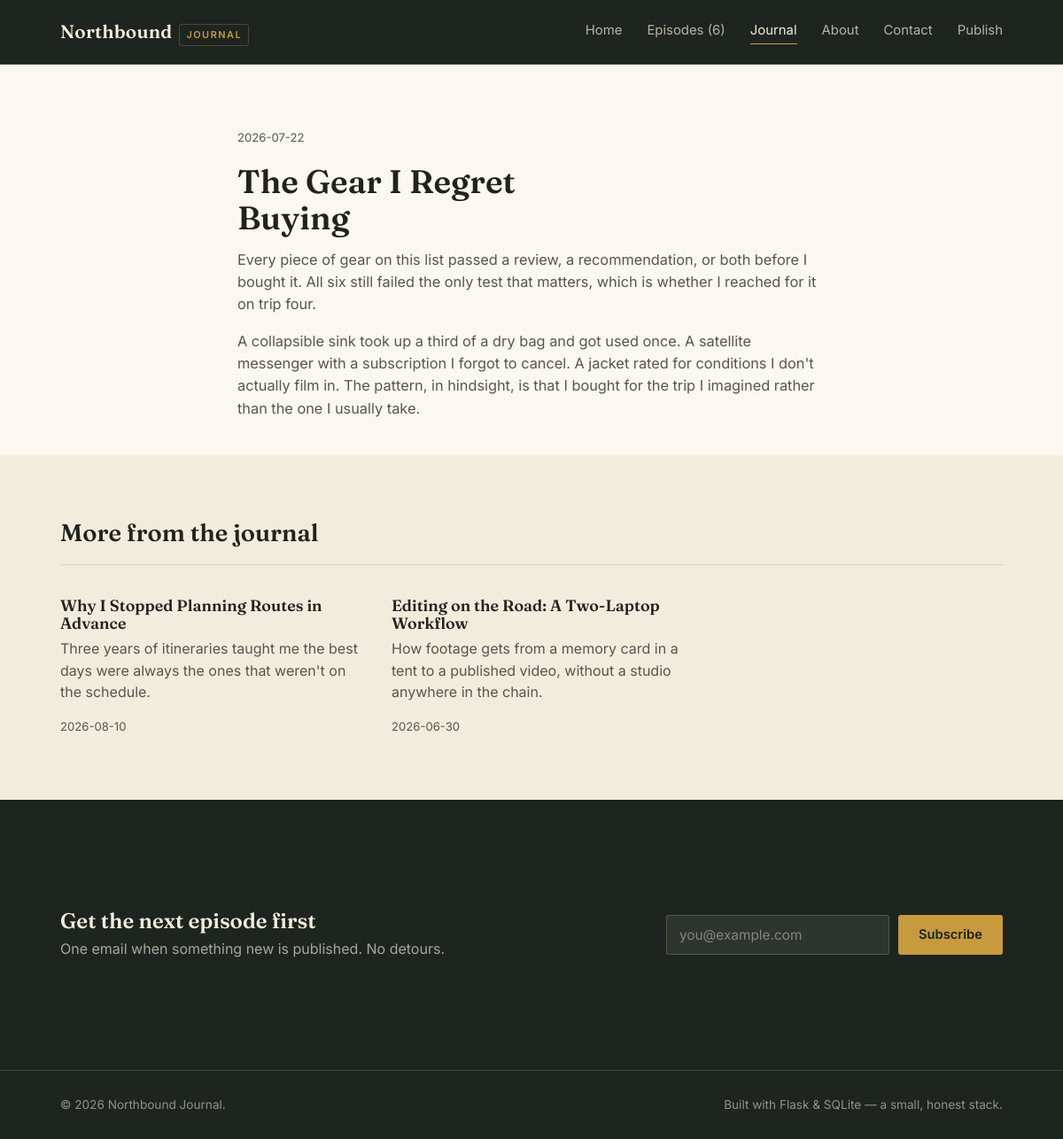
Screenshot of /journal/2 with the database file from the repository.
### tables this page shows
CREATE TABLE posts (
            id INTEGER PRIMARY KEY AUTOINCREMENT,
            title TEXT NOT NULL,
            excerpt TEXT NOT NULL,
            body TEXT NOT NULL,
            published_on TEXT NOT NULL
        );

### app.py (the view)
@app.route("/journal/<int:post_id>")
def journal_post(post_id):
    db = get_db()
    post = db.execute("SELECT * FROM posts WHERE id = ?", (post_id,)).fetchone()
    if post is None:
        abort(404)
    others = db.execute(
        "SELECT * FROM posts WHERE id != ? ORDER BY published_on DESC LIMIT 2",
        (post_id,),
    ).fetchall()
    return render_template("journal_post.html", post=post, others=others)

### app.py (called while the page is built)
def get_db():
    if "db" not in g:
        g.db = sqlite3.connect(DB_PATH)
        g.db.row_factory = sqlite3.Row
        g.db.execute("PRAGMA foreign_keys = ON")
    return g.db

@app.context_processor
def inject_globals():
    db = get_db()
    total_videos = db.execute("SELECT COUNT(*) FROM videos").fetchone()[0]
    return {
        "site_name": "Northbound Journal",
        "current_year": datetime.now().year,
        "nav_video_count": total_videos,
    }

### templates/journal_post.html (shortened to what this page needs)
{% extends "base.html" %}
{% block content %}
<section style="padding-bottom: 24px;">
  <div class="wrap" style="max-width: 720px;">
    <div class="tag-row"><span>{{ post['published_on'] }}</span></div>
    <h1 style="font-size: 2.3rem; max-width: 18ch;">{{ post['title'] }}</h1>
    <div class="post-body">
      {% for para in post['body'].split('\n\n') %}
      <p>{{ para }}</p>
      {% endfor %}
    </div>
  </div>
</section>
{% if others %}
<section style="background: var(--parchment);">
  <div class="wrap">
    <div class="section-head"><h2>More from the journal</h2></div>
    <div class="video-grid" style="grid-template-columns: repeat(2, 1fr); max-width: 720px;">
      {% for o in others %}
      <a class="video-card" href="{{ url_for('journal_post', post_id=o['id']) }}">
        <h3>{{ o['title'] }}</h3>
        <p>{{ o['excerpt'] }}</p>
        <div class="meta">{{ o['published_on'] }}</div>
      </a>
      {% endfor %}
    </div>
  </div>
</section>
{% endif %}
{% endblock %}

### static/css/style.css (style rules this page uses)
:root { --charcoal: #1E241F; --charcoal-soft: #2A322B; --parchment: #F2ECDD; --paper: #FBF8F1; --ink: #21231D; --ink-soft: #55574C; --gold: #C79A3E; --gold-dim: #9C7B34; --rust: #9C4B2A; --line: rgba(33, 35, 29, 0.14); --line-on-dark: rgba(242, 236, 221, 0.18); --serif: 'Fraunces', Georgia, serif; --sans: 'Inter', -apple-system, BlinkMacSystemFont, 'Segoe UI', sans-serif; --max: 1120px; }
* { box-sizing: border-box; }
html { scroll-behavior: smooth; }
body { margin: 0; background: var(--paper); color: var(--ink); font-family: var(--sans); font-size: 16px; line-height: 1.55; -webkit-font-smoothing: antialiased; }
a { color: inherit; text-decoration: none; }
.wrap { max-width: var(--max); margin: 0 auto; padding: 0 28px; }
h1, h2, h3, h4 { font-family: var(--serif); font-weight: 600; color: var(--ink); margin: 0 0 0.4em; line-height: 1.12; }
p { margin: 0 0 1em; color: var(--ink-soft); max-width: 62ch; }
section { padding: 72px 0; }
.section-head { display: flex; justify-content: space-between; align-items: baseline; gap: 24px; margin-bottom: 36px; border-bottom: 1px solid var(--line); padding-bottom: 20px; }
.section-head h2 { font-size: 1.7rem; margin: 0; }
.video-grid { display: grid; grid-template-columns: repeat(3, 1fr); gap: 32px 28px; }
.video-card { display: block; }
.video-card h3 { font-size: 1.12rem; margin-bottom: 6px; }
.video-card .meta { font-size: 0.82rem; color: var(--ink-soft); }
.tag-row { display: flex; gap: 10px; font-size: 0.82rem; color: var(--ink-soft); margin-bottom: 18px; }
.post-body p { max-width: 68ch; }
.post-body { font-size: 1.02rem; }

### rows the page displays
posts: published_on "2026-07-22", title "The Gear I Regret Buying"
posts: title "Why I Stopped Planning Routes in Advance", excerpt "Three years of itineraries taught me the best days were always the ones that weren't on the schedule.", published_on "2026-08-10"
posts: title "Editing on the Road: A Two-Laptop Workflow", excerpt "How footage gets from a memory card in a tent to a published video, without a studio anywhere in the chain.", published_on "2026-06-30"

### other values shown
{{ nav_video_count }} "6"
{{ para }} "Every piece of gear on this list passed a review, a recommendation, or both before I bought it. All six still failed the only test that matters, which is whether I reached for it on trip four."
